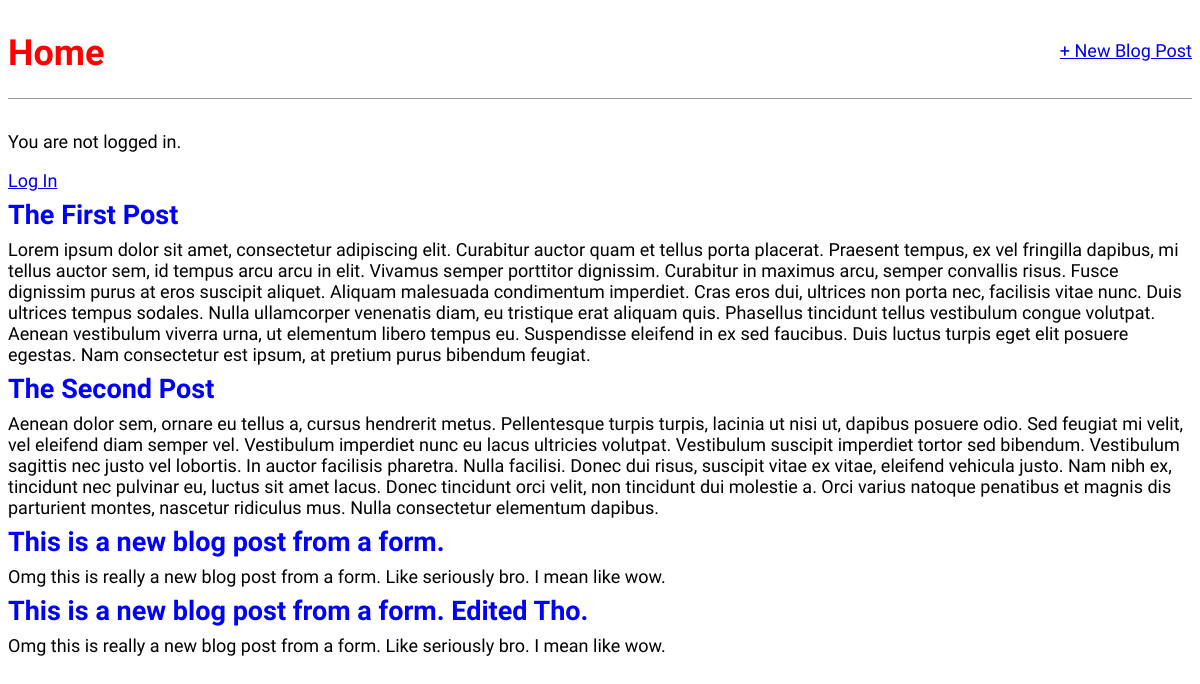
The page / on the database its author committed.
### blog/models.py (models this page shows, shortened)
class Post(models.Model):
    title = models.TextField(max_length=200)
    author = models.ForeignKey('auth.User', on_delete=models.CASCADE)
    body = models.TextField()

### blog/views.py (the view)
# urls.py: path('', BlogListView.as_view(), name='home'),
class BlogListView(ListView):
    model = Post
    context_object_name = 'all_posts_list'
    template_name = 'home.html'

### templates/home.html
{% extends 'base.html' %}
{% block content %}
  <div class="post-entry">
    {% for post in all_posts_list %}
      <h2><a href="{% url 'post_detail' post.id %}">{{ post.title }}</a></h2>
      <body>
        {{ post.body }}
      </body>
    {% endfor %}
  </div>
{% endblock content %}

### templates/base.html (shortened to what this page needs)
{% load static %}
<!DOCTYPE html>
<html lang="en">
<head>
  <link rel="stylesheet" href="{% static 'css/base.css' %}">
</head>
<body>
  <header>
    <div class="nav-left">
      <h1>
        <a href="{% url 'home' %}">Home</a>
      </h1>
    </div>
    <div class="nav-right">
      <a href="{% url 'post_new' %}">+ New Blog Post</a>
    </div>
  </header>
  {% if user.is_authenticated %}
    <p>Hi {{ user.username }}!</p>
    <p><a href="{% url 'logout' %}">Log Out</a></p>
  {% else %}
    <p>You are not logged in.</p>
    <a href="{% url 'login' %}">Log In</a>
  {% endif %}
  {% block content %}
  {% endblock content %}
</body>
</html>

### static/css/base.css (style rules this page uses)
body { font-family: 'Source Sans Pro', sans-serif; font-size: 18px; }
header { border-bottom: 1px solid #999; margin-bottom: 2rem; display: flex; }
header h1 a { color: red; text-decoration: none; }
.nav-left { margin-right: auto; }
.nav-right { display: flex; padding-top: 2rem; }
.post-entry { margin-bottom: 2rem; }
.post-entry h2 { margin: 0.5rem 0; }
.post-entry h2 a, .post-entry h2 a:visited { color: blue; text-decoration: none; }

### rows shown on the page
Post: title "The First Post", body "Lorem ipsum dolor sit amet, consectetur adipiscing elit. Curabitur auctor quam et tellus porta placerat. Praesent tempus, ex vel fringilla dapibus, mi tellus auctor sem, id tempus arcu arcu in elit. Vivamus semper porttitor dignissim. Curabitur in maximus arcu, semper convallis risus. Fusce dignissim purus at eros suscipit aliquet. Aliquam malesuada condimentum imperdiet. Cras eros dui, ultrices non porta nec, facilisis vitae nunc. Duis ultrices tempus sodales. Nulla ullamcorper venenatis diam, eu tristique erat aliquam quis. Phasellus tincidunt tellus vestibulum congue volutpat. Aenean vestibulum viverra urna, ut elementum libero tempus eu. Suspendisse eleifend in ex sed faucibus. Duis…"
Post: title "The Second Post", body "Aenean dolor sem, ornare eu tellus a, cursus hendrerit metus. Pellentesque turpis turpis, lacinia ut nisi ut, dapibus posuere odio. Sed feugiat mi velit, vel eleifend diam semper vel. Vestibulum imperdiet nunc eu lacus ultricies volutpat. Vestibulum suscipit imperdiet tortor sed bibendum. Vestibulum sagittis nec justo vel lobortis. In auctor facilisis pharetra. Nulla facilisi. Donec dui risus, suscipit vitae ex vitae, eleifend vehicula justo. Nam nibh ex, tincidunt nec pulvinar eu, luctus sit amet lacus. Donec tincidunt orci velit, non tincidunt dui molestie a. Orci varius natoque penatibus et magnis dis parturient montes, nascetur ridiculus mus. Nulla consectetur elementum dapibus."
Post: title "This is a new blog post from a form.", body "Omg this is really a new blog post from a form. Like seriously bro. I mean like wow."
Post: title "This is a new blog post from a form. Edited Tho.", body "Omg this is really a new blog post from a form. Like seriously bro. I mean like wow."
